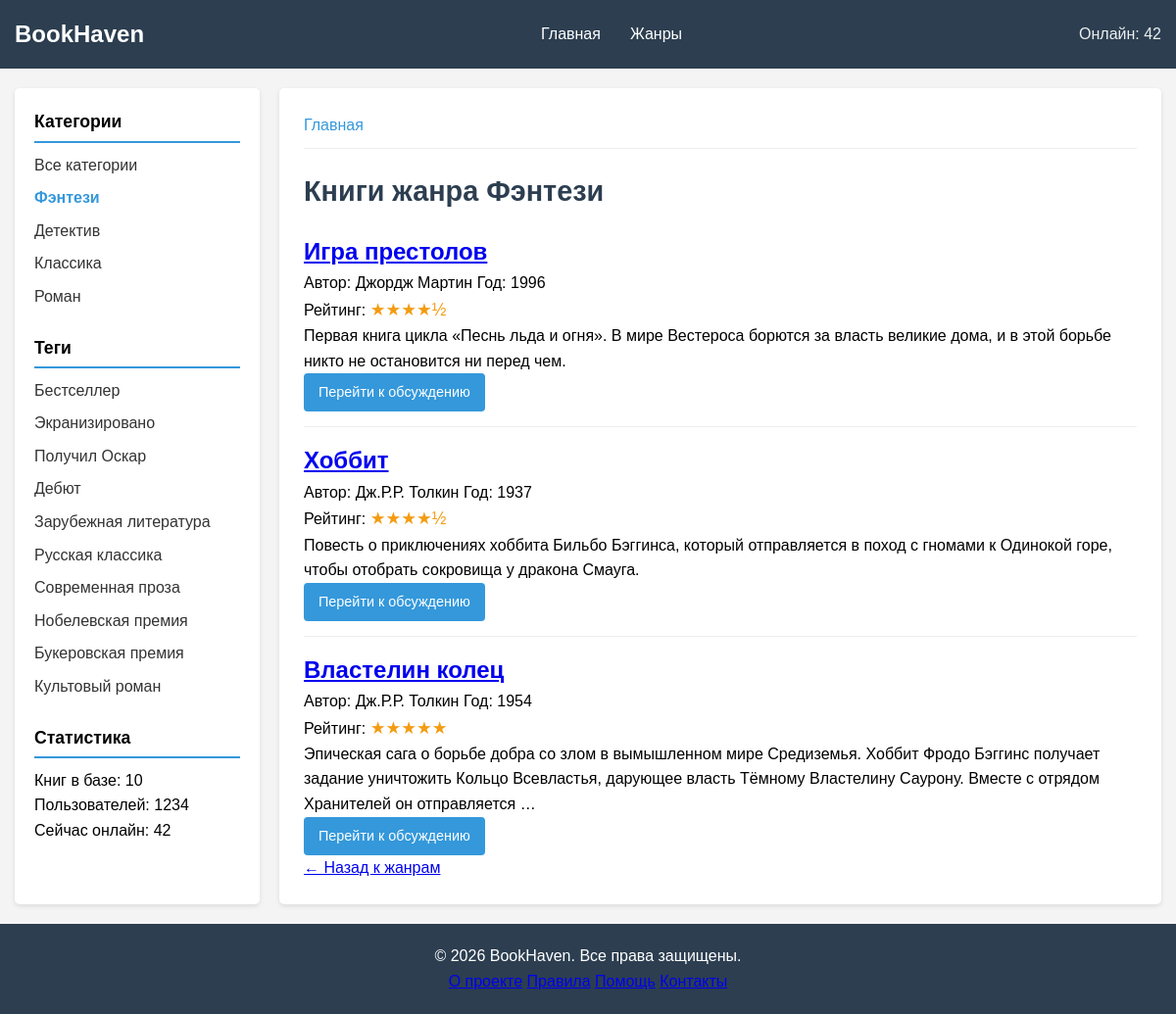
Screenshot of /genre/fantasy/ with the database file from the repository.
### pages/models.py (models this page shows, shortened)
class Category(models.Model):
    name = models.CharField(max_length=100, db_index=True, verbose_name="Название")
    slug = models.SlugField(max_length=255, unique=True, db_index=True, verbose_name="URL")
    class Meta:
        verbose_name = "Категория"
        verbose_name_plural = "Категории"

class TagPost(models.Model):
    tag = models.CharField(max_length=100, db_index=True, verbose_name="Тег")
    slug = models.SlugField(max_length=255, unique=True, db_index=True, verbose_name="URL")
    class Meta:
        verbose_name = "Тег"
        verbose_name_plural = "Теги"

class Book(models.Model):
    slug = models.SlugField(max_length=255, unique=True, db_index=True)
    class Status(models.IntegerChoices):
        DRAFT = 0, 'Черновик'
        PUBLISHED = 1, 'Опубликовано'
    title = models.CharField(max_length=255)
    slug = models.SlugField(max_length=255, unique=True, db_index=True)
    author = models.CharField(max_length=255)
    content = models.TextField(blank=True)
    genre = models.CharField(max_length=50, blank=True, default='')
    year = models.IntegerField(default=2000)
    rating = models.FloatField(default=0.0)
    time_create = models.DateTimeField(auto_now_add=True)
    time_update = models.DateTimeField(auto_now=True)
    is_published = models.BooleanField(choices=Status.choices, default=Status.DRAFT)
    cat = models.ForeignKey('Category', on_delete=models.PROTECT, related_name='books', verbose_name="Категория")
    tags = models.ManyToManyField('TagPost', blank=True, related_name='books', verbose_name="Теги")
    objects = models.Manager()
    published = PublishedManager()
    class Meta:
        ordering = ['-time_create']

### books/views.py (the view)
# urls.py: path('genre/<slug:genre_slug>/', views.genre_detail, name='genre_detail'),
def genre_detail(request, genre_slug):
    valid_genres = ['fantasy', 'detective', 'classic', 'romance']
    if genre_slug not in valid_genres:
        raise Http404("Жанр не найден")
    genre = next((g for g in GENRES if g['slug'] == genre_slug), None)
    books = Book.published.filter(genre=genre_slug)
    total_books = Book.published.count()
    categories = Category.objects.all()
    tags = TagPost.objects.all()
    context = {
        'title': f'Книги жанра {genre["name"]}',
        'genre_name': genre['name'],
        'genre_slug': genre_slug,
        'books': books,
        'genres': GENRES,
        'categories': categories,
        'tags': tags,
        'online_users': 42,
        'selected_category': genre['id'],
        'total_books': total_books,
        'total_users': 1234,
    }
    return render(request, 'pages/genre_detail.html', context)

### pages/models.py (called while the page is built)
    def get_queryset(self):
        return super().get_queryset().filter(is_published=Book.Status.PUBLISHED)

### pages/templatetags/book_tags.py (called while the page is built)
@register.simple_tag
def book_rating_stars(rating):
    full = int(rating)
    half = 1 if rating - full >= 0.5 else 0
    empty = 5 - full - half
    stars = '★' * full + '½' * half + '☆' * empty
    return mark_safe(f'<span class="rating-stars">{stars}</span>')

### pages/templates/pages/genre_detail.html
{% extends 'pages/base.html' %}
{% load book_tags %}
{% block content %}
    {% if books %}
        <div class="books-list">
            {% for book in books %}
                <div class="book-item">
                    <h2 class="book-item__title">
                        <a href="{% url 'book_detail' book.slug %}">{{ book.title }}</a>
                    </h2>
                    <div class="book-item__meta">
                        <span class="book-item__author">Автор: {{ book.author }}</span>
                        <span class="book-item__year">Год: {{ book.year }}</span>
                    </div>
                    <div class="book-item__rating">
                        Рейтинг: {% book_rating_stars book.rating %}
                    </div>
                    <p class="book-item__description">
                        {{ book.content|truncatewords:30 }}
                    </p>
                    <a href="{% url 'book_detail' book.slug %}" class="btn">
                        Перейти к обсуждению
                    </a>
                </div>
                {% if not forloop.last %}<hr>{% endif %}
            {% endfor %}
        </div>
    {% else %}
        <p>В этом жанре пока нет книг.</p>
    {% endif %}
    <p><a href="{% url 'genres' %}">← Назад к жанрам</a></p>
{% endblock %}

### pages/templates/pages/base.html (shortened to what this page needs)
<!DOCTYPE html>
{% load static %}
{% load book_tags %}
<html lang="ru">
<head>
    <link rel="stylesheet" href="{% static 'pages/css/style.css' %}">
</head>
<body>
    <div class="wrapper">
        <header class="header">
            <div class="container">
                <div class="header__inner">
                    <a href="{% url 'home' %}" class="logo">BookHaven</a>
                    <nav class="nav">
                        <ul class="menu">
                            <li class="menu__item"><a href="{% url 'home' %}" class="menu__link">Главная</a></li>
                            <li class="menu__item"><a href="{% url 'genres' %}" class="menu__link">Жанры</a></li>
                        </ul>
                    </nav>
                    <div class="header__info">
                        Онлайн: {{ online_users|default:"42" }}
                    </div>
                </div>
            </div>
        </header>
        <main class="main">
            <div class="container">
                <div class="content-wrapper">
                    <aside class="sidebar">
                        <div class="sidebar__section">
                            <h3 class="sidebar__title">Категории</h3>
                            <ul class="sidebar__menu">
                                <li class="{% if selected_category == 0 %}selected{% endif %}">
                                    <a href="{% url 'home' %}">Все категории</a>
                                </li>
                                {% for category in categories %}
                                    <li class="{% if category.id == selected_category %}selected{% endif %}">
                                        <a href="{% url 'category' category.slug %}">
                                            {{ category.name }}
                                        </a>
                                    </li>
                                {% endfor %}
                            </ul>
                        </div>
                        <div class="sidebar__section">
                            <h3 class="sidebar__title">Теги</h3>
                            <ul class="sidebar__menu">
                                {% for tag in tags %}
                                    <li><a href="{% url 'tag' tag.slug %}">{{ tag.tag }}</a></li>
                                {% empty %}
                                    <li>Теги не добавлены</li>
                                {% endfor %}
                            </ul>
                        </div>
                        <div class="sidebar__section">
                            <h3 class="sidebar__title">Статистика</h3>
                            <div class="forum-stats">
                                <div class="stat-item">
                                    <span class="stat-label">Книг в базе:</span>
                                    <span class="stat-value">{{ total_books }}</span>
                                </div>
                                <div class="stat-item">
                                    <span class="stat-label">Пользователей:</span>
                                    <span class="stat-value">{{ total_users }}</span>
                                </div>
                                <div class="stat-item">
                                    <span class="stat-label">Сейчас онлайн:</span>
                                    <span class="stat-value">{{ online_users }}</span>
                                </div>
                            </div>
                        </div>
                    </aside>
                    <section class="content">
                        {% block breadcrumbs %}
                            <div class="breadcrumbs">
                                <a href="{% url 'home' %}">Главная</a>
                            </div>
                        {% endblock %}
                        <h1 class="page-title">{{ title }}</h1>
                        {% block content %}
                        {% endblock %}
                    </section>
                </div>
            </div>
        </main>
        <footer class="footer">
            <div class="container">
                <div class="footer__inner">
                    <div class="footer__copyright">
                        &copy; {% now "Y" %} BookHaven. Все права защищены.
                    </div>
                    <div class="footer__menu">
                        <a href="#">О проекте</a>
                        <a href="#">Правила</a>
                        <a href="#">Помощь</a>
                        <a href="#">Контакты</a>
                    </div>
                </div>
            </div>
        </footer>
    </div>
</body>
</html>

### static/pages/css/style.css (style rules this page uses)
* { margin: 0; padding: 0; box-sizing: border-box; }
body { font-family: Arial, sans-serif; line-height: 1.6; background-color: #f4f4f4; }
.wrapper { min-height: 100vh; display: flex; flex-direction: column; }
.container { max-width: 1200px; margin: 0 auto; padding: 0 15px; }
.header { background-color: #2c3e50; color: white; padding: 1rem 0; }
.header__inner { display: flex; justify-content: space-between; align-items: center; }
.logo { color: white; text-decoration: none; font-size: 1.5rem; font-weight: bold; }
.menu { display: flex; list-style: none; }
.menu li a { color: white; text-decoration: none; padding: 0 15px; }
.header__info { color: #ecf0f1; }
.main { flex: 1; padding: 20px 0; }
.content-wrapper { display: grid; grid-template-columns: 250px 1fr; gap: 20px; }
.sidebar { background-color: white; padding: 20px; border-radius: 5px; box-shadow: 0 2px 5px rgba(0,0,0,0.1); }
.sidebar__section { margin-bottom: 25px; }
.sidebar__title { font-size: 1.1rem; margin-bottom: 10px; padding-bottom: 5px; border-bottom: 2px solid #3498db; }
.sidebar__menu { list-style: none; }
.sidebar__menu li { margin-bottom: 8px; }
.sidebar__menu a { color: #333; text-decoration: none; }
.sidebar__menu .selected a { color: #3498db; font-weight: bold; }
.content { background-color: white; padding: 25px; border-radius: 5px; box-shadow: 0 2px 5px rgba(0,0,0,0.1); }
.page-title { font-size: 1.8rem; margin-bottom: 20px; color: #2c3e50; }
.breadcrumbs { margin-bottom: 20px; padding-bottom: 10px; border-bottom: 1px solid #eee; }
.breadcrumbs a { color: #3498db; text-decoration: none; }
.rating-stars { color: #f39c12; font-size: 1.1rem; }
.btn { display: inline-block; padding: 8px 15px; background-color: #3498db; color: white; text-decoration: none; border-radius: 4px; transition: background-color 0.3s; font-size: 0.9rem; }
hr { border: none; border-top: 1px solid #eee; margin: 15px 0; }
.footer { background-color: #2c3e50; color: white; padding: 20px 0; margin-top: auto; text-align: center; }

### rows the page displays
Category: name "Фэнтези"
Category: name "Детектив"
Category: name "Классика"
Category: name "Роман"
TagPost: tag "Бестселлер"
TagPost: tag "Экранизировано"
TagPost: tag "Получил Оскар"
TagPost: tag "Дебют"
TagPost: tag "Зарубежная литература"
TagPost: tag "Русская классика"
TagPost: tag "Современная проза"
TagPost: tag "Нобелевская премия"
TagPost: tag "Букеровская премия"
TagPost: tag "Культовый роман"
Book: title "Игра престолов", author "Джордж Мартин", year "1996", rating "★★★★½", content "Первая книга цикла «Песнь льда и огня». В мире Вестероса борются за власть великие дома, и в этой борьбе никто не остановится ни перед чем."
Book: title "Хоббит", author "Дж.Р.Р. Толкин", year "1937", rating "★★★★½", content "Повесть о приключениях хоббита Бильбо Бэггинса, который отправляется в поход с гномами к Одинокой горе, чтобы отобрать сокровища у дракона Смауга."
Book: title "Властелин колец", author "Дж.Р.Р. Толкин", year "1954", rating "★★★★★", content "Эпическая сага о борьбе добра со злом в вымышленном мире Средиземья. Хоббит Фродо Бэггинс получает задание уничтожить Кольцо Всевластья, дарующее власть Тёмному Властелину Саурону. Вместе с отрядом Хранителей он отправляется …"

### other values shown
{{ online_users|default:"42" }} "42"
{{ total_books }} "10"
{{ total_users }} "1234"
{{ online_users }} "42"
{{ title }} "Книги жанра Фэнтези"
